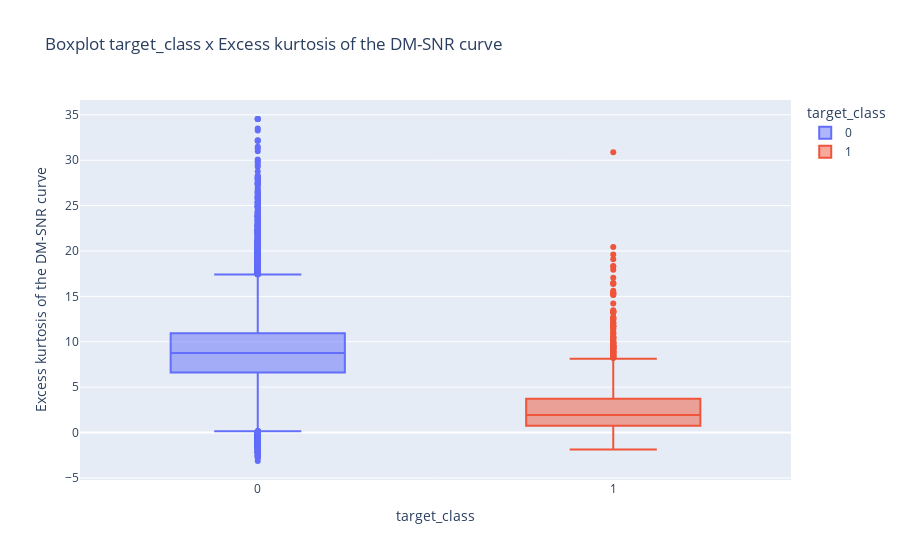

Notebook source saved alongside this figure:
### Code cell
# Boxplot target_class x Standard deviation of the DM-SNR curve
px.box(df_pulsar, x='target_class', y='Excess kurtosis of the DM-SNR curve', color='target_class', title='Boxplot target_class x Excess kurtosis of the DM-SNR curve')

### Figure 1 — Plotly figure (JSON) as saved in the notebook; plotly's stock layout.template omitted (floating-point values rounded to 4 significant figures; data arrays with more than 128 entries replaced by an {"elided": "..."} marker saying what was removed)
{"data": [{"alignmentgroup": "True", "hovertemplate": "target_class=%{x}<br>Excess kurtosis of the DM-SNR curve=%{y}<extra></extra>", "legendgroup": "0", "marker": {"color": "#636efa"}, "name": "0", "notched": false, "offsetgroup": "0", "orientation": "v", "showlegend": true, "type": "box", "x": {"elided": "16259 int values"}, "x0": " ", "xaxis": "x", "y": {"elided": "16259 float values"}, "y0": " ", "yaxis": "y"}, {"alignmentgroup": "True", "hovertemplate": "target_class=%{x}<br>Excess kurtosis of the DM-SNR curve=%{y}<extra></extra>", "legendgroup": "1", "marker": {"color": "#EF553B"}, "name": "1", "notched": false, "offsetgroup": "1", "orientation": "v", "showlegend": true, "type": "box", "x": {"elided": "1639 int values"}, "x0": " ", "xaxis": "x", "y": {"elided": "1639 float values"}, "y0": " ", "yaxis": "y"}], "layout": {"boxmode": "overlay", "legend": {"title": {"text": "target_class"}, "tracegroupgap": 0}, "title": {"text": "Boxplot target_class x Excess kurtosis of the DM-SNR curve"}, "xaxis": {"anchor": "y", "categoryarray": [0, 1], "categoryorder": "array", "domain": [0, 1], "title": {"text": "target_class"}}, "yaxis": {"anchor": "x", "domain": [0, 1], "title": {"text": "Excess kurtosis of the DM-SNR curve"}}}}
